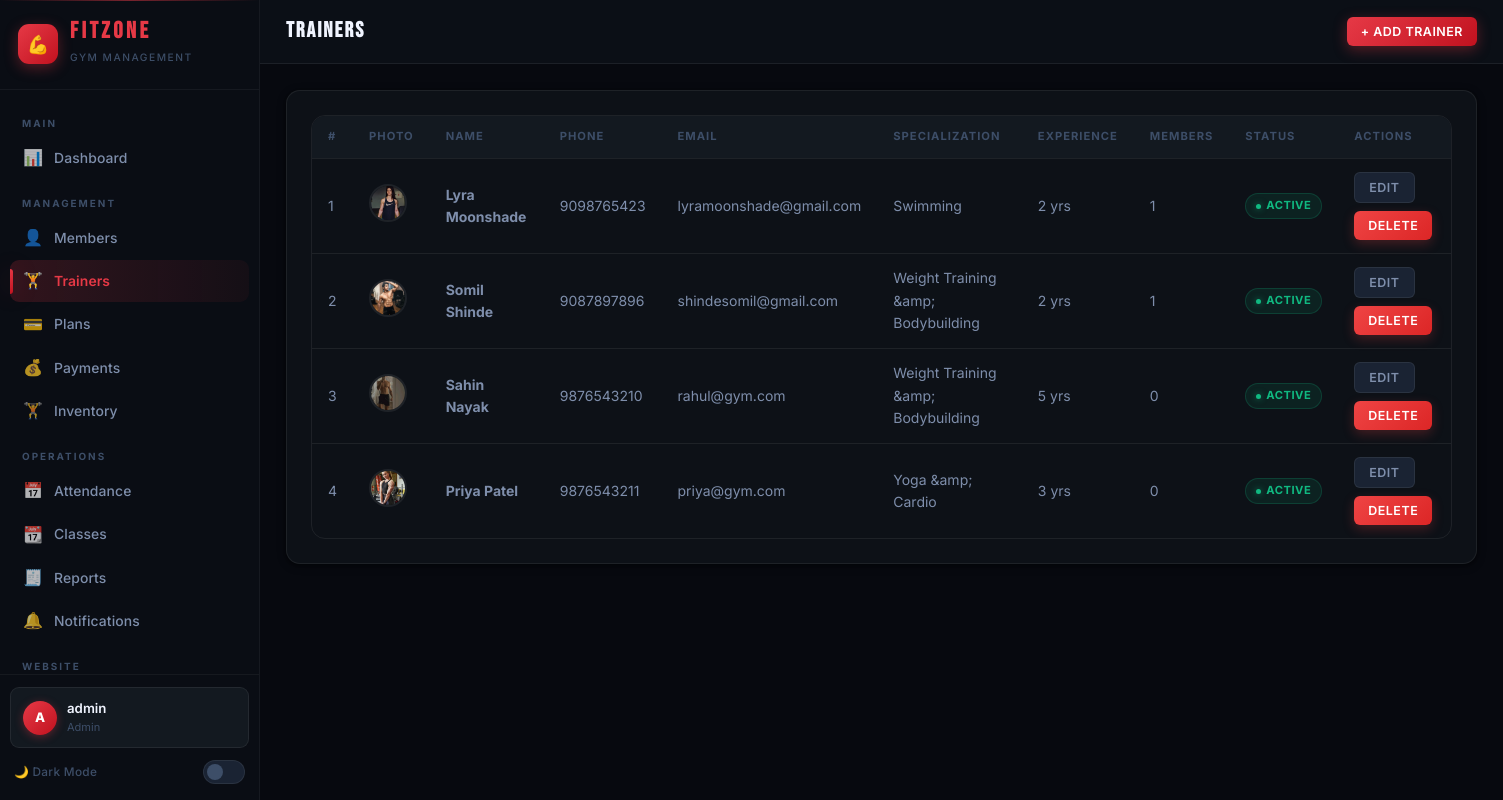
The app's page /pages/admin/trainers.php (signed in) with its own data.
### tables this page shows
CREATE TABLE `trainers` (
  `id` int(11) NOT NULL,
  `user_id` int(11) NOT NULL,
  `first_name` varchar(50) NOT NULL,
  `last_name` varchar(50) NOT NULL,
  `phone` varchar(20) NOT NULL,
  `email` varchar(100) NOT NULL,
  `specialization` varchar(100) DEFAULT NULL,
  `experience_years` int(11) DEFAULT 0,
  `photo` varchar(255) DEFAULT NULL,
  `bio` text DEFAULT NULL,
  `status` enum('active','inactive') DEFAULT 'active',
  `created_at` timestamp NOT NULL DEFAULT current_timestamp(),
  `updated_at` timestamp NOT NULL DEFAULT current_timestamp() ON UPDATE current_timestamp()
);

### pages/admin/trainers.php (the view, shortened to what this page needs)
<?php
require_once '../../includes/auth.php';
$trainers = $conn->query("SELECT t.*, (SELECT COUNT(*) FROM members m WHERE m.assigned_trainer_id = t.id) as member_count FROM trainers t ORDER BY t.created_at DESC");
?>
<!DOCTYPE html>
<?php $__theme = $_COOKIE["fitzone_theme"] ?? "dark"; ?>
<html lang="en" data-theme="<?= htmlspecialchars($__theme) ?>">
<head>
    <link rel="stylesheet" href="../../assets/css/style.css">
</head>
<body>
    <div class="app-layout">
        <?php include '../../includes/sidebar.php'; ?>
        <div class="main-content">
            <header class="top-header">
                <h2 class="page-title">TRAINERS</h2>
                <div class="top-header-actions">
                    <button class="btn btn-primary btn-sm" onclick="openModal('addTrainerModal')">+ Add Trainer</button>
                </div>
            </header>
            <div class="page-content">
                <div class="card">
                    <div class="table-container">
                        <table class="data-table">
                            <thead>
                                <tr>
                                    <th>#</th>
                                    <th>Photo</th>
                                    <th>Name</th>
                                    <th>Phone</th>
                                    <th>Email</th>
                                    <th>Specialization</th>
                                    <th>Experience</th>
                                    <th>Members</th>
                                    <th>Status</th>
                                    <th>Actions</th>
                                </tr>
                            </thead>
                            <tbody>
                                <?php $i=1; while ($t = $trainers->fetch_assoc()): ?>
                                    <tr>
                                        <td><?= $i++ ?></td>
                                        <td>
                                            <?php if ($t['photo']): ?>
                                                <img src="../../uploads/trainers/<?= htmlspecialchars($t['photo']) ?>" style="width:38px;height:38px;border-radius:50%;object-fit:cover;border:2px solid var(--border);">
                                            <?php else: ?>
                                                <div style="width:38px;height:38px;border-radius:50%;background:var(--primary);color:#fff;display:flex;align-items:center;justify-content:center;font-weight:700;font-size:0.9rem;"><?= strtoupper(substr($t['first_name'],0,1)) ?></div>
                                            <?php endif; ?>
                                        </td>
                                        <td><strong><?= htmlspecialchars($t['first_name'] . ' ' . $t['last_name']) ?></strong></td>
                                        <td><?= htmlspecialchars($t['phone']) ?></td>
                                        <td><?= htmlspecialchars($t['email']) ?></td>
                                        <td><?= htmlspecialchars($t['specialization'] ?: '-') ?></td>
                                        <td><?= $t['experience_years'] ?> yrs</td>
                                        <td><?= $t['member_count'] ?></td>
                                        <td><span class="badge-status badge-<?= $t['status'] ?>"><?= ucfirst($t['status']) ?></span></td>
                                        <td>
                                            <div class="btn-group">
                                                <button class="btn btn-sm btn-secondary" onclick='editTrainer(<?= json_encode($t) ?>)'>Edit</button>
                                                <button class="btn btn-sm btn-danger" onclick="confirmDelete('trainers.php?delete=<?= $t['id'] ?>', '<?= htmlspecialchars($t['first_name']) ?>')">Delete</button>
                                            </div>
                                        </td>
                                    </tr>
                                <?php endwhile; ?>
                            </tbody>
                        </table>
                    </div>
                </div>
            </div>
        </div>
    </div>
</body>
</html>

### records on screen
trainers: photo (picture), first_name+last_name "Lyra Moonshade", phone "9098765423", email "lyramoonshade@gmail.com", specialization "Swimming", experience_years "2", member_count "1", status "ACTIVE"
trainers: photo (picture), first_name+last_name "Somil Shinde", phone "9087897896", email "shindesomil@gmail.com", specialization "Weight Training &amp; Bodybuilding", experience_years "2", member_count "1", status "ACTIVE"
trainers: photo (picture), first_name+last_name "Sahin Nayak", phone "9876543210", email "rahul@gym.com", specialization "Weight Training &amp; Bodybuilding", experience_years "5", member_count "0", status "ACTIVE"
trainers: photo (picture), first_name+last_name "Priya Patel", phone "9876543211", email "priya@gym.com", specialization "Yoga &amp; Cardio", experience_years "3", member_count "0", status "ACTIVE"

### other values on screen
substr($_SESSION['username'] ?? 'U', 0, 1) "A"
$_SESSION['username'] "admin"
$_SESSION['role'] "Admin"
